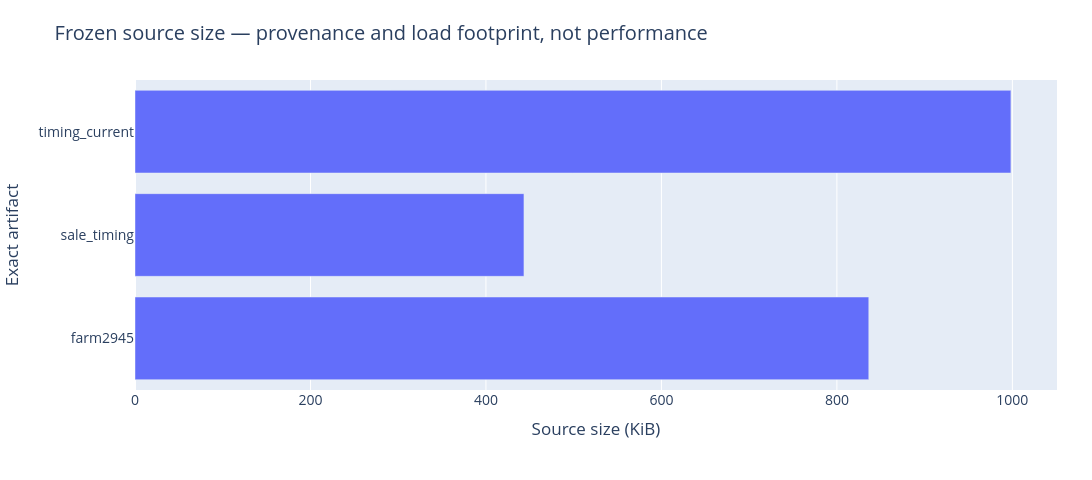

This figure's notebook cell:
### Markdown cell above
## Exact source artifacts
The size chart documents the loading and provenance footprint, **not strength or engineering accomplishment**. Both new references are different bytes from the deployed version, even though one retains the same public notebook URL.

### Code cell
sources=DATA['sources']
fig=go.Figure(go.Bar(x=[sources[k]['bytes']/1024 for k in sources],y=list(sources),orientation='h',customdata=[sources[k]['sha256'] for k in sources],hovertemplate='%{y}<br>%{x:.1f} KiB<br>SHA-256 %{customdata}<extra></extra>'))
fig.update_layout(title='Frozen source size — provenance and load footprint, not performance',xaxis_title='Source size (KiB)',yaxis_title='Exact artifact')
show(fig)

### Figure 1 — Plotly figure (JSON) as saved in the notebook; plotly's stock layout.template omitted (floating-point values rounded to 4 significant figures)
{"data": [{"customdata": ["bfee70e9daaebeae0737a880f1df8f1c60d0783c59af620136cc0d28ef482bc7", "1aa3717b3201997a95920c80cf5612c23f78f8716c7b1084b6a345ca4eae7e4f", "9c0a8921aa49fba080d53deee3c9fe8db7a8e2b02881e9adda4090af73e9c187"], "hovertemplate": "%{y}<br>%{x:.1f} KiB<br>SHA-256 %{customdata}<extra></extra>", "orientation": "h", "type": "bar", "x": [836.4, 443.3, 998.3], "y": ["farm2945", "sale_timing", "timing_current"]}], "layout": {"font": {"size": 14}, "height": 480, "margin": {"b": 90, "l": 85, "r": 35, "t": 80}, "title": {"text": "Frozen source size — provenance and load footprint, not performance"}, "width": 1100, "xaxis": {"title": {"text": "Source size (KiB)"}}, "yaxis": {"title": {"text": "Exact artifact"}}}}
